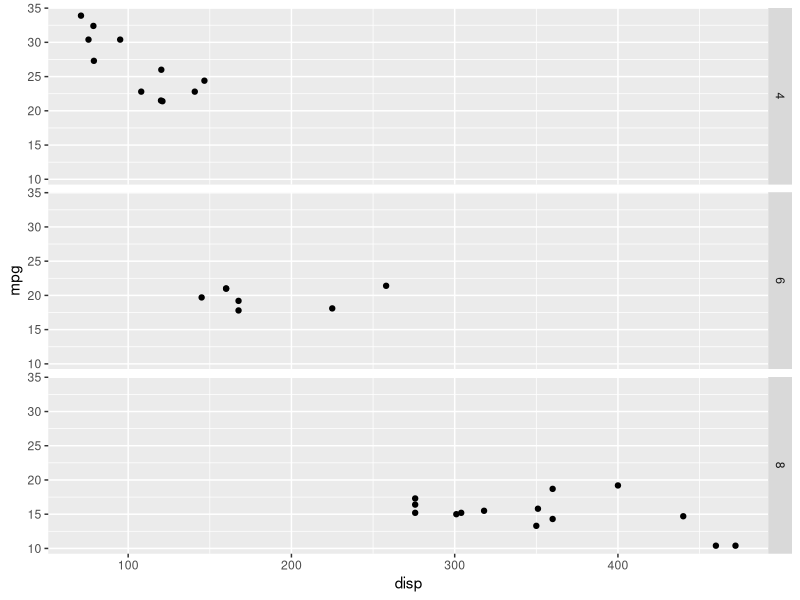
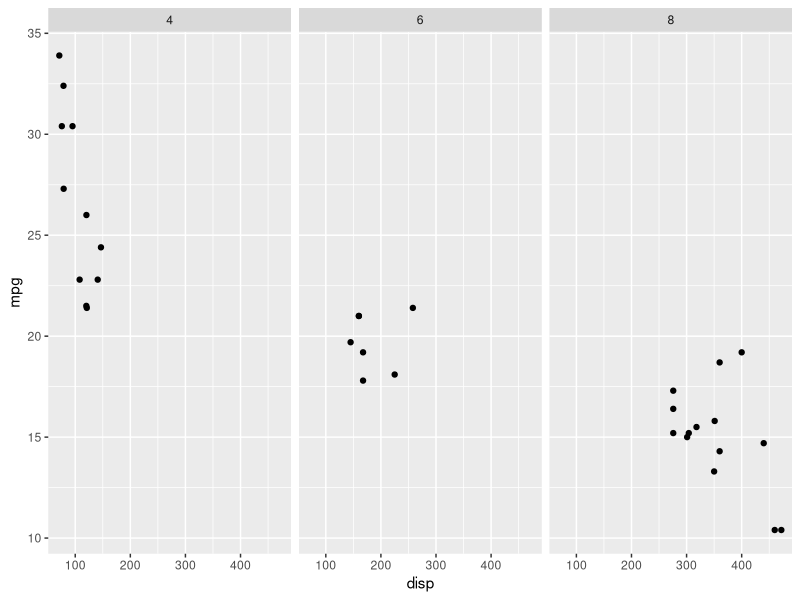
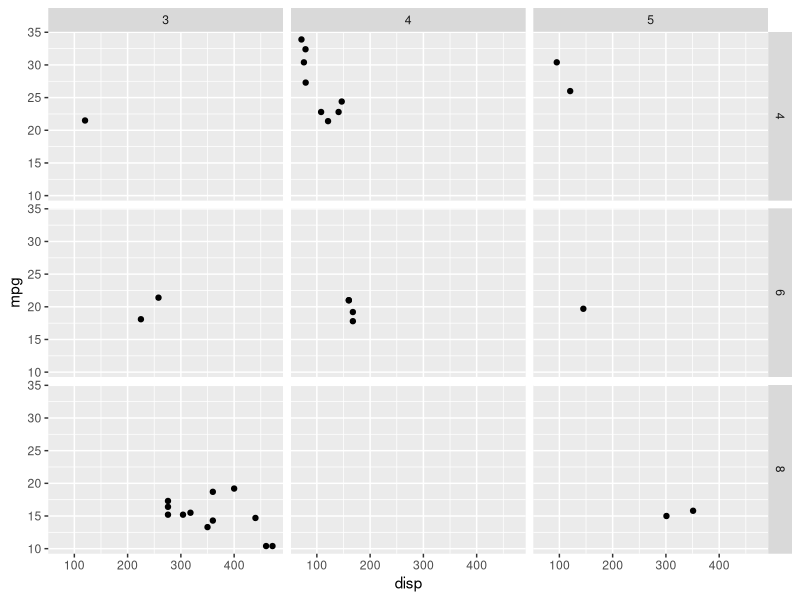
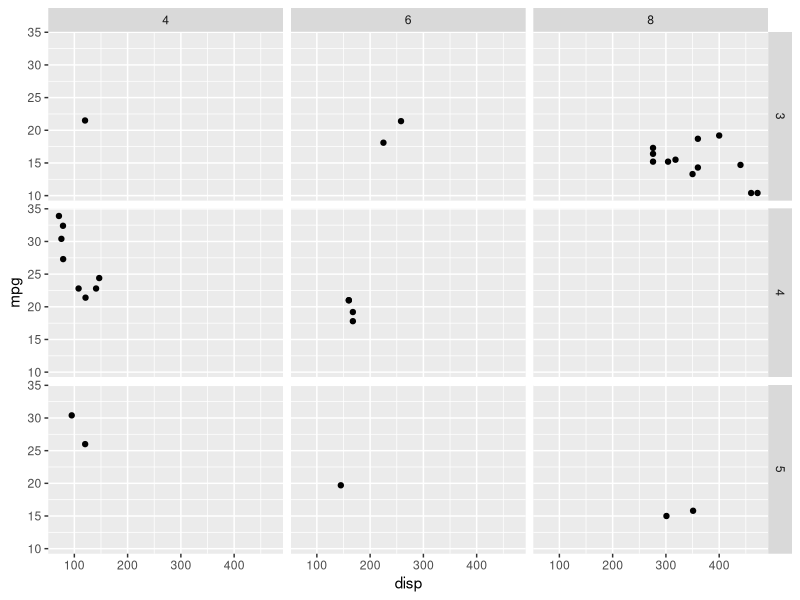
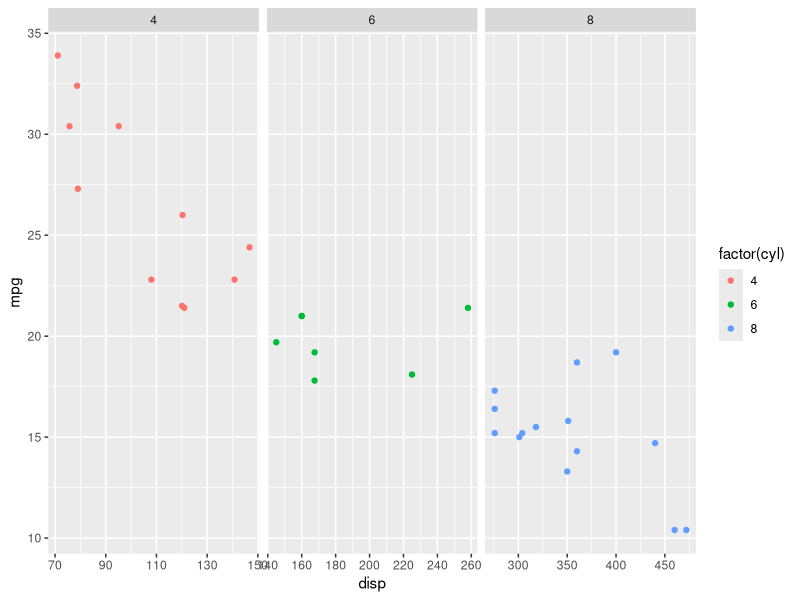
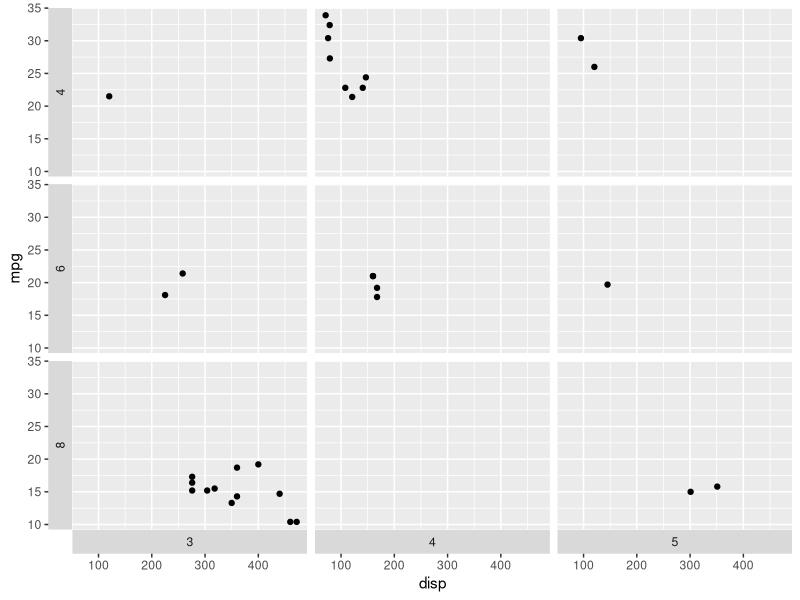
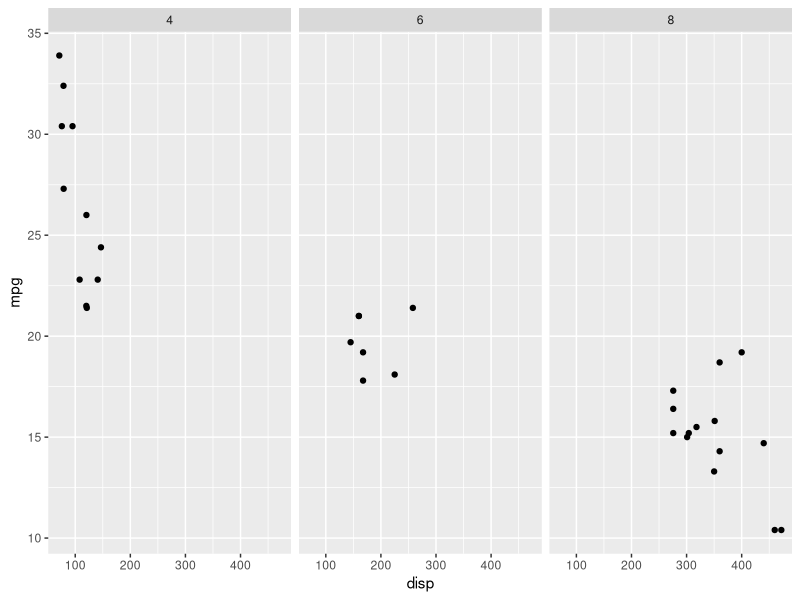
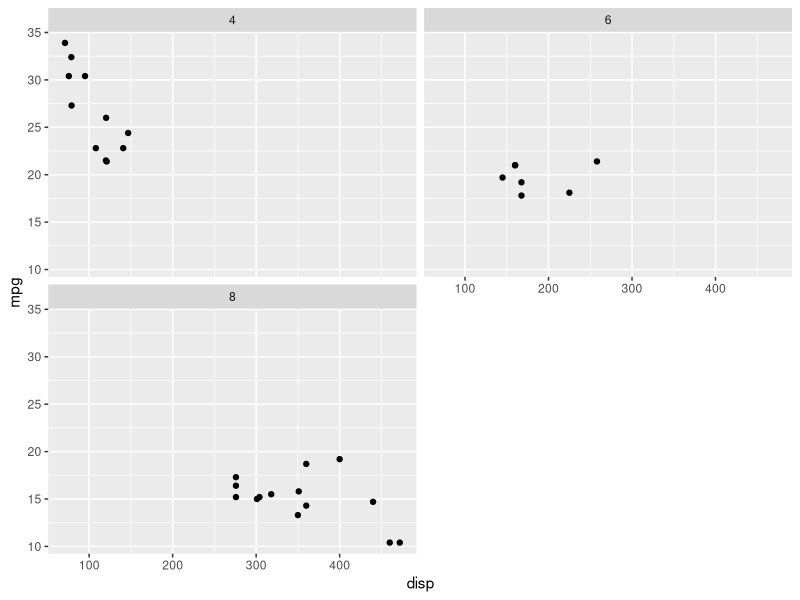

The R script that drew these images, in order:
## ---- chunk 1
library(ggplot2)
library(readr)
## ---- chunk 2
ggplot(mtcars, aes(disp, mpg)) + 
  geom_point() +
  facet_grid(cyl ~ .)
## ---- chunk 3
ggplot(mtcars, aes(disp, mpg)) + 
  geom_point() +
  facet_grid(. ~ cyl)
## ---- chunk 4
ggplot(mtcars, aes(disp, mpg)) + 
  geom_point() +
  facet_grid(cyl ~ gear)
## ---- chunk 5
ggplot(mtcars, aes(disp, mpg)) + 
  geom_point() +
  facet_grid(gear ~ cyl)
## ---- chunk 6
ggplot(mtcars, aes(disp, mpg, color = factor(cyl))) +
  geom_point() + 
  facet_grid(. ~ cyl, scales = "free")
## ---- chunk 7
ggplot(mtcars, aes(disp, mpg)) + 
  geom_point() + 
  facet_grid(cyl ~ gear, switch = "both") 
## ---- chunk 8
ggplot(mtcars, aes(disp, mpg)) +
  geom_point() +
  facet_wrap(~cyl)
## ---- chunk 9
ggplot(mtcars, aes(disp, mpg)) +
  geom_point() +
  facet_wrap(~cyl, nrow = 2)
## ---- chunk 10
ggplot(mtcars, aes(disp, mpg)) +
  geom_point() +
  facet_wrap(~cyl, ncol = 3)
## ---- chunk 11
ggplot(mtcars, aes(disp, mpg)) +
  geom_point() +
  facet_wrap(~cyl, scales = "free")
## ---- chunk 12
ggplot(mtcars, aes(disp, mpg)) +
  geom_point() +
  facet_wrap(~cyl + gear, nrow = 2)
## ---- chunk 13
ggplot(mtcars, aes(disp, mpg)) +
  geom_point() +
  facet_wrap(c("cyl", "gear"), ncol = 2)
